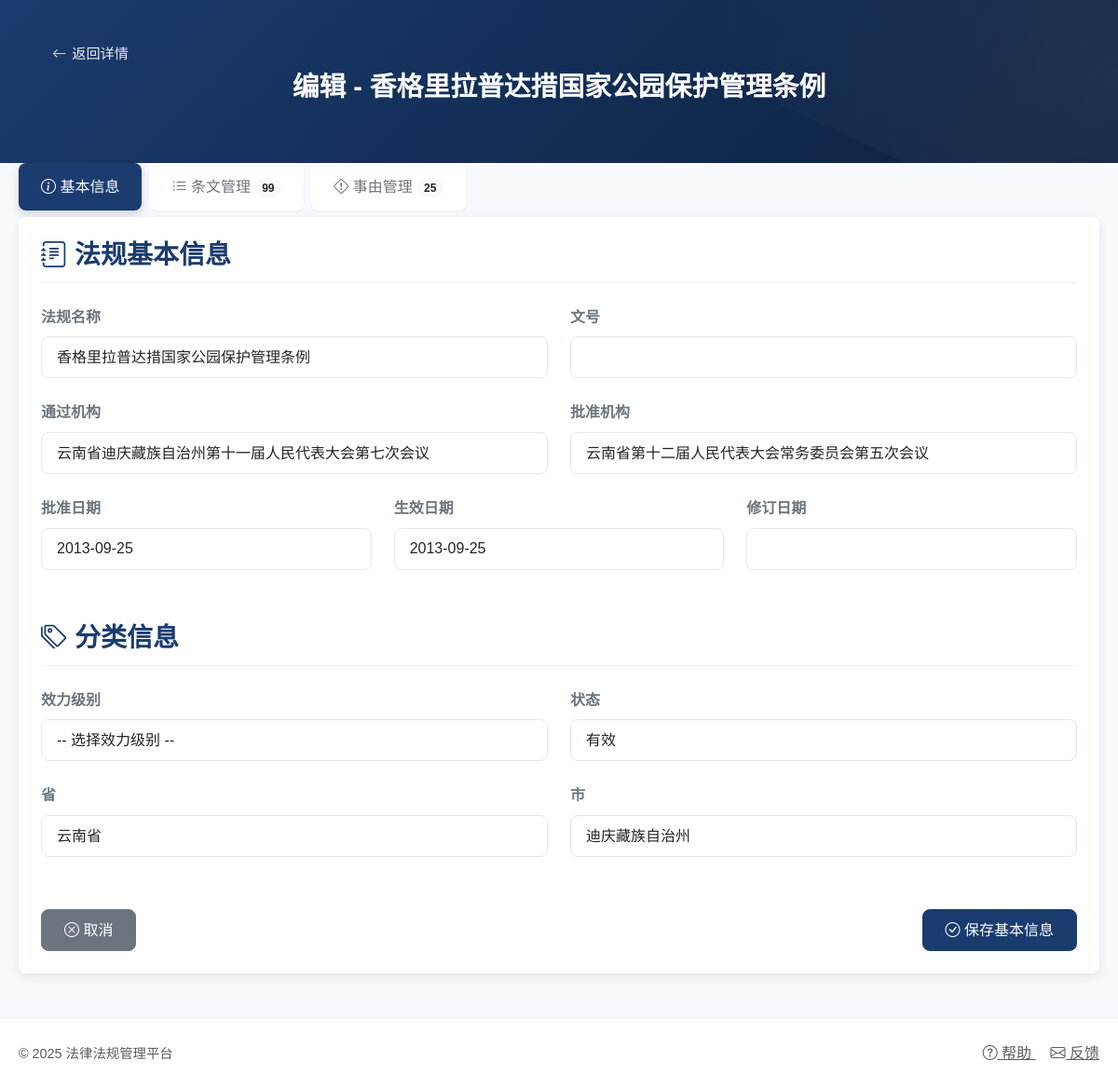
/regulations/26/edit (signed in), run on the app's committed database.
### models.py (models this page shows)
class LegalRegulation(db.Model):
    id = db.Column(db.Integer, primary_key=True)
    name = db.Column(db.String(200), nullable=False, unique=True)  # 法规名称
    document_number = db.Column(db.String(100))  # 文号
    issued_by = db.Column(db.String(100))  # 通过机构
    approved_by = db.Column(db.String(100))  # 批准机构
    issued_date = db.Column(db.DateTime)  # 批准日期
    effective_date = db.Column(db.DateTime)  # 生效日期
    revision_date = db.Column(db.DateTime)  # 修订日期
    hierarchy_level = db.Column(db.String(50))  # 效力级别
    province = db.Column(db.String(50))  # 省
    city = db.Column(db.String(50))  # 市
    status = db.Column(db.String(20), default='active')  # 状态：active, archived
    structures = relationship('LegalStructure', back_populates='regulation', cascade='all, delete-orphan')
    causes = relationship('LegalCause', back_populates='regulation', cascade='all, delete-orphan')

### app.py (the view, shortened to what this page needs)
@app.route('/regulations/<int:regulation_id>/edit', methods=['GET', 'POST'])
@login_required
def regulation_edit(regulation_id):
    if current_user.role != 'admin':
        flash('您没有权限编辑法规', 'danger')
        return redirect(url_for('regulation_detail', regulation_id=regulation_id))
    regulation = LegalRegulation.query.get_or_404(regulation_id)
    structures = LegalStructure.query.filter_by(regulation_id=regulation_id).all()
    causes = LegalCause.query.filter_by(regulation_id=regulation_id).all()
    structures = sorted(structures, key=lambda x: (x.article or 0, x.paragraph or 0, x.item or 0, x.section or 0))
    causes = sorted(causes, key=lambda x: x.code)
    return render_template('regulations/edit/edit.html',
                           regulation=regulation,
                           structures=structures,
                           causes=causes)

### app.py (called while the page is built)
@login_manager.user_loader
def load_user(user_id):
    return User.query.get(int(user_id))

@app.context_processor
def utility_processor():
    return {
        'get_punishment_count': get_punishment_count
    }

### templates/regulations/edit/edit.html (shortened to what this page needs)
<!DOCTYPE html>
<html lang="zh">
<head>
    <link href="https://cdn.jsdelivr.net/npm/bootstrap@5.3.0/dist/css/bootstrap.min.css" rel="stylesheet">
    <link rel="stylesheet" href="https://cdn.jsdelivr.net/npm/bootstrap-icons@1.11.0/font/bootstrap-icons.css">
    <link rel="stylesheet" href="https://cdn.jsdelivr.net/npm/flatpickr/dist/flatpickr.min.css">
</head>
<body>
    <div class="header-wrapper">
        <div class="app-container">
            <div class="regulation-header">
                <a href="{{ url_for('regulation_detail', regulation_id=regulation.id) }}" class="back-button">
                    <i class="bi bi-arrow-left"></i> 返回详情
                </a>
                <h2 class="regulation-title text-center">编辑 - {{ regulation.name }}</h2>
            </div>
        </div>
    </div>
    <div class="app-container">
        <ul class="nav nav-tabs" id="editTabs" role="tablist">
            <li class="nav-item" role="presentation">
                <button class="nav-link active" id="basic-tab" data-bs-toggle="tab" data-bs-target="#basic" type="button" role="tab" aria-controls="basic" aria-selected="true">
                    <i class="bi bi-info-circle"></i> 基本信息
                </button>
            </li>
            <li class="nav-item" role="presentation">
                <button class="nav-link" id="structures-tab" data-bs-toggle="tab" data-bs-target="#structures" type="button" role="tab" aria-controls="structures" aria-selected="false">
                    <i class="bi bi-list-ol"></i> 条文管理 <span class="badge rounded-pill bg-light text-dark">{{ structures|length }}</span>
                </button>
            </li>
            <li class="nav-item" role="presentation">
                <button class="nav-link" id="causes-tab" data-bs-toggle="tab" data-bs-target="#causes" type="button" role="tab" aria-controls="causes" aria-selected="false">
                    <i class="bi bi-exclamation-diamond"></i> 事由管理 <span class="badge rounded-pill bg-light text-dark">{{ causes|length }}</span>
                </button>
            </li>
        </ul>
        <div class="tab-content" id="editTabsContent">
            <div class="tab-pane fade show active" id="basic" role="tabpanel" aria-labelledby="basic-tab">
                {% include 'regulations/edit/_edit_basic.html' %}
            </div>
        </div>
    </div>
    <footer>
        <div class="app-container">
            <div class="d-flex justify-content-between align-items-center">
                <p class="text-muted mb-0">© 2025 法律法规管理平台</p>
                <div>
                    <a href="#" class="text-muted me-3">
                        <i class="bi bi-question-circle"></i> 帮助
                    </a>
                    <a href="#" class="text-muted">
                        <i class="bi bi-envelope"></i> 反馈
                    </a>
                </div>
            </div>
        </div>
    </footer>
</body>
</html>

### templates/regulations/edit/_edit_basic.html (shortened to what this page needs)
<form method="post" action="{{ url_for('regulation_edit', regulation_id=regulation.id) }}" class="form-card">
    <div class="form-section">
        <h3 class="section-title"><i class="bi bi-journal-text"></i> 法规基本信息</h3>
        <div class="row">
            <div class="col-md-6 form-group">
                <label for="name" class="form-label">法规名称</label>
                <input type="text" id="name" name="name" class="form-control" value="{{ regulation.name }}" required>
            </div>
            <div class="col-md-6 form-group">
                <label for="document_number" class="form-label">文号</label>
                <input type="text" id="document_number" name="document_number" class="form-control" value="{{ regulation.document_number or '' }}">
            </div>
        </div>
        <div class="row">
            <div class="col-md-6 form-group">
                <label for="issued_by" class="form-label">通过机构</label>
                <input type="text" id="issued_by" name="issued_by" class="form-control" value="{{ regulation.issued_by or '' }}">
            </div>
            <div class="col-md-6 form-group">
                <label for="approved_by" class="form-label">批准机构</label>
                <input type="text" id="approved_by" name="approved_by" class="form-control" value="{{ regulation.approved_by or '' }}">
            </div>
        </div>
        <div class="row">
            <div class="col-md-4 form-group">
                <label for="issued_date" class="form-label">批准日期</label>
                <input type="text" id="issued_date" name="issued_date" class="form-control date-picker" value="{{ regulation.issued_date.strftime('%Y-%m-%d') if regulation.issued_date else '' }}">
            </div>
            <div class="col-md-4 form-group">
                <label for="effective_date" class="form-label">生效日期</label>
                <input type="text" id="effective_date" name="effective_date" class="form-control date-picker" value="{{ regulation.effective_date.strftime('%Y-%m-%d') if regulation.effective_date else '' }}">
            </div>
            <div class="col-md-4 form-group">
                <label for="revision_date" class="form-label">修订日期</label>
                <input type="text" id="revision_date" name="revision_date" class="form-control date-picker" value="{{ regulation.revision_date.strftime('%Y-%m-%d') if regulation.revision_date else '' }}">
            </div>
        </div>
    </div>
    <div class="form-section">
        <h3 class="section-title"><i class="bi bi-tags"></i> 分类信息</h3>
        <div class="row">
            <div class="col-md-6 form-group">
                <label for="hierarchy_level" class="form-label">效力级别</label>
                <select id="hierarchy_level" name="hierarchy_level" class="form-control">
                    <option value="">-- 选择效力级别 --</option>
                </select>
            </div>
            <div class="col-md-6 form-group">
                <label for="status" class="form-label">状态</label>
                <select id="status" name="status" class="form-control">
                    <option value="active" {% if regulation.status == 'active' %}selected{% endif %}>有效</option>
                </select>
            </div>
        </div>
        <div class="row">
            <div class="col-md-6 form-group">
                <label for="province" class="form-label">省</label>
                <input type="text" id="province" name="province" class="form-control" value="{{ regulation.province or '' }}">
            </div>
            <div class="col-md-6 form-group">
                <label for="city" class="form-label">市</label>
                <input type="text" id="city" name="city" class="form-control" value="{{ regulation.city or '' }}">
            </div>
        </div>
    </div>
    <div class="d-flex justify-content-between">
        <a href="{{ url_for('regulation_detail', regulation_id=regulation.id) }}" class="btn btn-secondary">
            <i class="bi bi-x-circle"></i> 取消
        </a>
        <button type="submit" class="btn btn-primary">
            <i class="bi bi-check-circle"></i> 保存基本信息
        </button>
    </div>
</form>

### templates/regulations/edit/_edit_styles.html (style rules this page uses)
:root { --primary-color: #1a3c6e; --secondary-color: #f8f9fc; --accent-color: #c59c34; --dark-color: #2c3e50; --light-accent: #e9f0f7; --text-primary: #333333; --text-secondary: #6c757d; --border-radius: 8px; --card-shadow: 0 4px 12px rgba(0,0,0,0.08); --transition: all 0.3s ease; }
body { font-family: 'Microsoft YaHei', '微软雅黑', Arial, sans-serif; background-color: var(--secondary-color); color: var(--text-primary); line-height: 1.6; }
.header-wrapper { background: linear-gradient(135deg, var(--primary-color) 0%, #0c203e 100%); position: relative; overflow: hidden; }
.header-wrapper::before { content: ''; position: absolute; top: -50%; right: -50%; width: 100%; height: 200%; background: radial-gradient(circle, rgba(255,255,255,0.07) 0%, rgba(255,255,255,0) 70%); transform: rotate(25deg); }
.regulation-header { color: white; padding: 2.5rem 1.5rem; border-radius: 0; position: relative; z-index: 1; }
.regulation-title { font-weight: 700; margin-bottom: 1.5rem; font-size: 1.8rem; }
.back-button { display: inline-flex; align-items: center; color: rgba(255,255,255,0.9); text-decoration: none; font-weight: 500; font-size: 0.95rem; padding: 6px 12px; border-radius: var(--border-radius); transition: var(--transition); }
.back-button i { margin-right: 6px; }
.app-container { max-width: 1200px; margin: 0 auto; padding: 0 20px; }
.form-card { background: white; border-radius: var(--border-radius); box-shadow: var(--card-shadow); padding: 1.5rem; margin-top: -1rem; margin-bottom: 1.5rem; position: relative; z-index: 10; }
.form-group { margin-bottom: 1.5rem; }
.form-label { font-weight: 600; color: var(--text-secondary); margin-bottom: 0.5rem; }
.form-control { border-radius: var(--border-radius); border: 1px solid #e2e8f0; padding: 0.6rem 1rem; transition: var(--transition); }
.btn-primary { background-color: var(--primary-color); border-color: var(--primary-color); border-radius: var(--border-radius); padding: 0.6rem 1.5rem; font-weight: 500; transition: var(--transition); }
.btn-secondary { background-color: #6c757d; border-color: #6c757d; border-radius: var(--border-radius); padding: 0.6rem 1.5rem; font-weight: 500; transition: var(--transition); }
.section-title { font-weight: 600; color: var(--primary-color); margin-bottom: 1.5rem; padding-bottom: 0.75rem; border-bottom: 1px solid #edf2f7; display: flex; align-items: center; }
.section-title i { margin-right: 8px; }
.form-section { margin-bottom: 2rem; }
.nav-tabs { border: none; margin-bottom: 1.5rem; }
.nav-tabs .nav-item { margin-right: 0.5rem; }
.nav-tabs .nav-link { color: var(--text-secondary); border: none; padding: 0.8rem 1.5rem; font-weight: 500; border-radius: var(--border-radius); background-color: white; box-shadow: 0 1px 3px rgba(0,0,0,0.05); transition: var(--transition); }
.nav-tabs .nav-link.active { background-color: var(--primary-color); color: white; box-shadow: 0 4px 10px rgba(26, 60, 110, 0.2); }
.tab-content { background: transparent; border-radius: var(--border-radius); }
footer { background-color: white; padding: 1.5rem 0; margin-top: 3rem; border-top: 1px solid rgba(0,0,0,0.05); }
footer p { font-size: 0.9rem; }

### data on the page
LegalRegulation: name "香格里拉普达措国家公园保护管理条例", issued_by "云南省迪庆藏族自治州第十一届人民代表大会第七次会议", approved_by "云南省第十二届人民代表大会常务委员会第五次会议", issued_date "2013-09-25", effective_date "2013-09-25", status "有效", province "云南省", city "迪庆藏族自治州"

### other printed values
{{ structures|length }} "99"
{{ causes|length }} "25"
